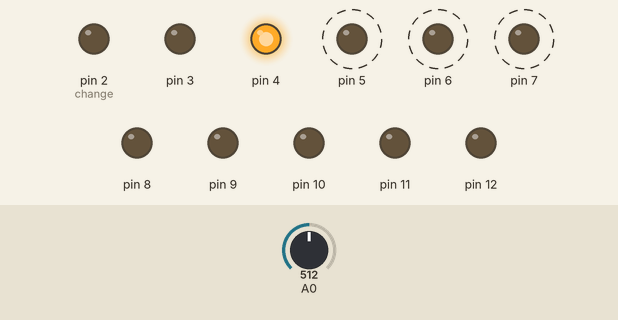
Recording of a sketch running on a simulated Arduino Uno, built with avr-gcc and run on an emulated ATmega328P. On the bench: output pins drawn as LEDs (lit = HIGH). Dashed ring = blinking. Inputs (shaded band) come from the test bench; at power-on: A0 = 512.

Above: at 1.3 s.
1.4 s: A0 set to 122
At 2.38 s:
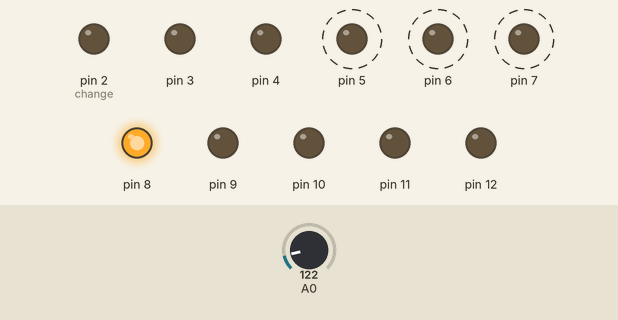
At 4.01 s:
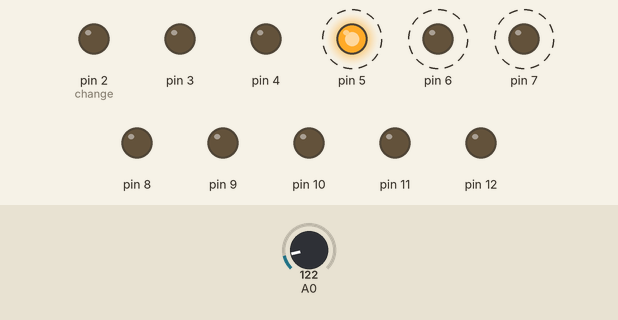
4.6 s: A0 set to 0
Timing chart, 0 to 13.8 s (numbered marks = the images above; inputs shaded):
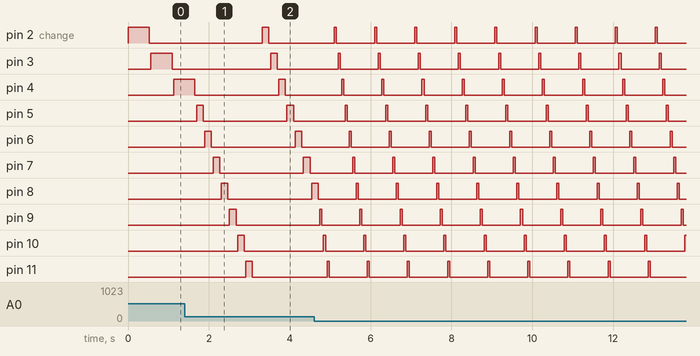

The sketch:

mezclados_analogicos_digital_c1.ino
```cpp
// C++ code
//

int estado = 1;
int active = 1;
int change = 2;

void setup()
{
  pinMode(2, OUTPUT);
  pinMode(3, OUTPUT);
  pinMode(4, OUTPUT);
  pinMode(5, OUTPUT);
  pinMode(6, OUTPUT);
  pinMode(7, OUTPUT);
  pinMode(8, OUTPUT);
  pinMode(9, OUTPUT);
  pinMode(10, OUTPUT);
  pinMode(11, OUTPUT);
  pinMode(12, OUTPUT);

  Serial.begin(9600);
}

void loop()
{
  int endurance = analogRead(A0);
  int time = map(endurance, 0, 1023, 50, 1000);

  if (digitalRead(2) == HIGH){
    if (estado == 1){
      active = -active;
      estado = 0;}
  }else{
    if (active == 1){
      digitalWrite(change, HIGH);
      change++;
      if (change > 12){change = 2;}
      delay(time);
      reset();}
    estado = 1;}

  delay(0050);
}

void reset(){
  digitalWrite(2, LOW);
  digitalWrite(3, LOW);
  digitalWrite(4, LOW);
  digitalWrite(5, LOW);
  digitalWrite(6, LOW);
  digitalWrite(7, LOW);
  digitalWrite(8, LOW);
  digitalWrite(9, LOW);
  digitalWrite(10, LOW);
  digitalWrite(11, LOW);
  digitalWrite(12, LOW);
}
```

Measured:
- after the input at 1.4 s, pin 2 (change): LOW → HIGH after 1.9 s, → LOW 0.16 s later; pin 3: LOW → HIGH after 2.1 s, → LOW 0.16 s later; pin 10: LOW → HIGH after 1.3 s instead of 3.1 s; pin 11: LOW → HIGH after 1.5 s, → LOW 0.16 s later; pin 12: LOW → HIGH after 1.7 s, → LOW 0.16 s later
- after the input at 4.6 s, pin 2 (change): alternates HIGH for 0.05 s and LOW for 0.94 s, starting after 0.51 s; pin 3: alternates HIGH for 0.05 s and LOW for 0.94 s, starting after 0.60 s
- by itself, pin 5–7: alternates HIGH for 0.16 s and LOW for 2.1 s
